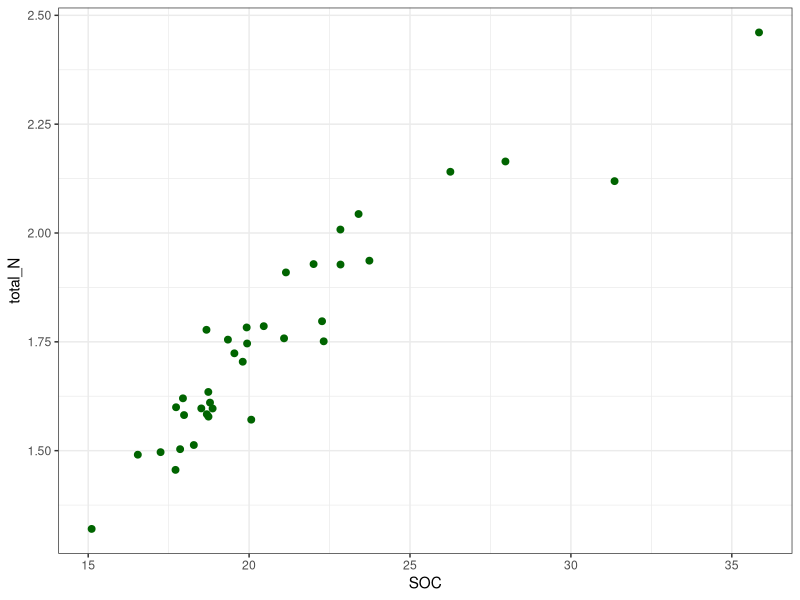
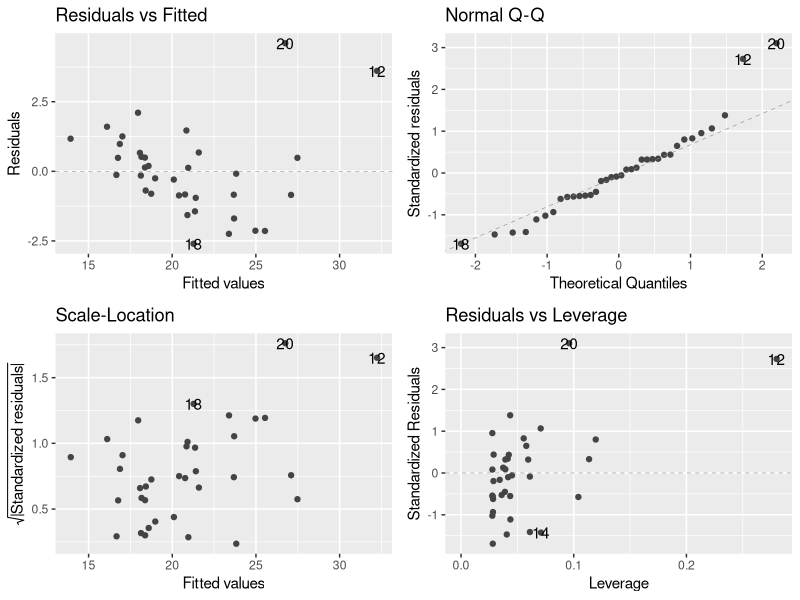
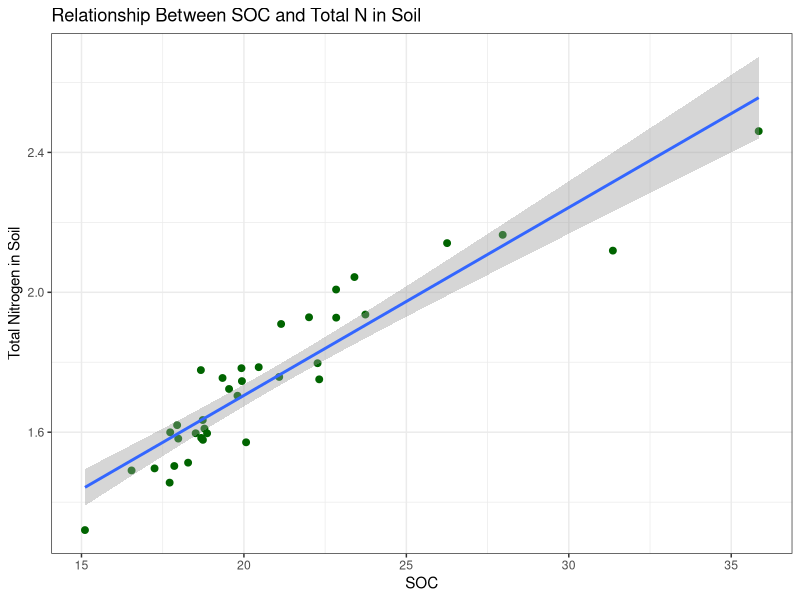
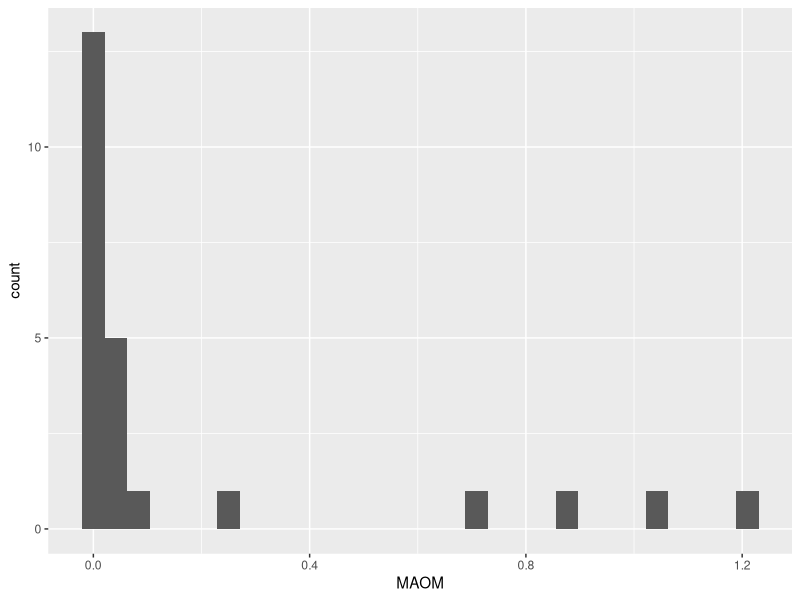
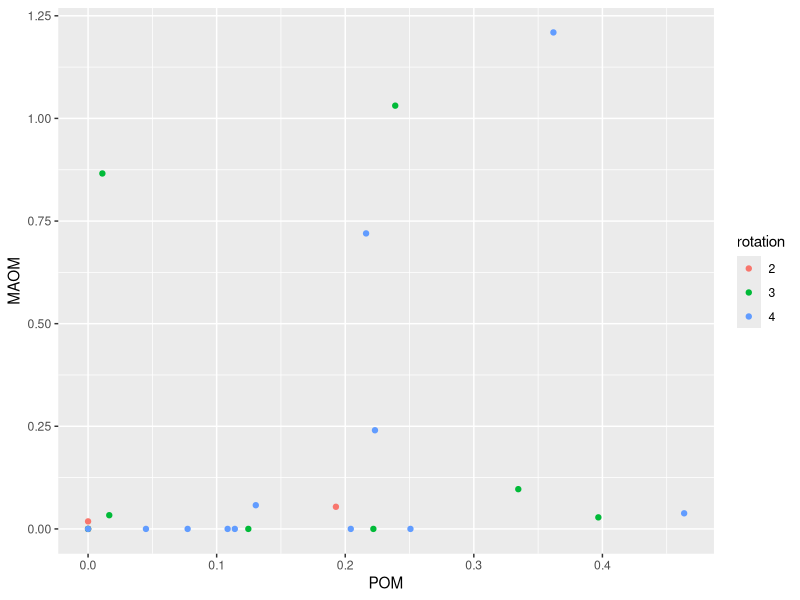
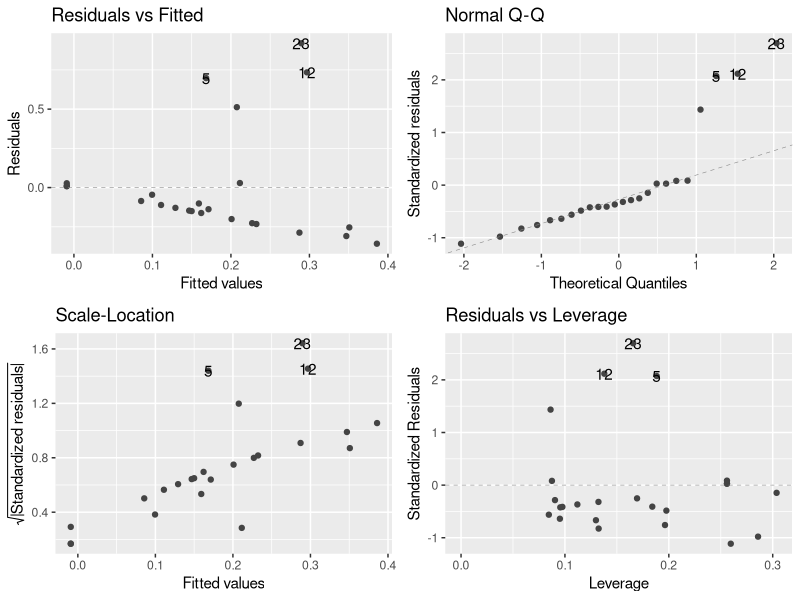
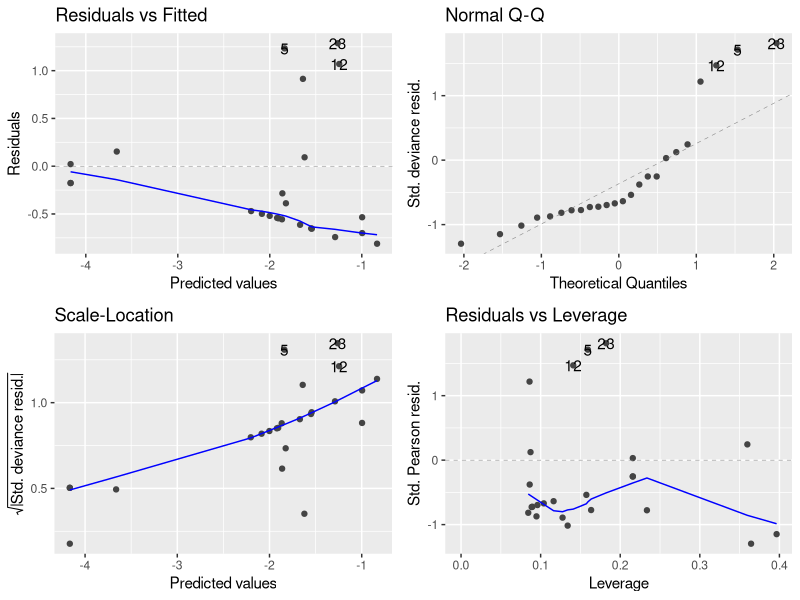
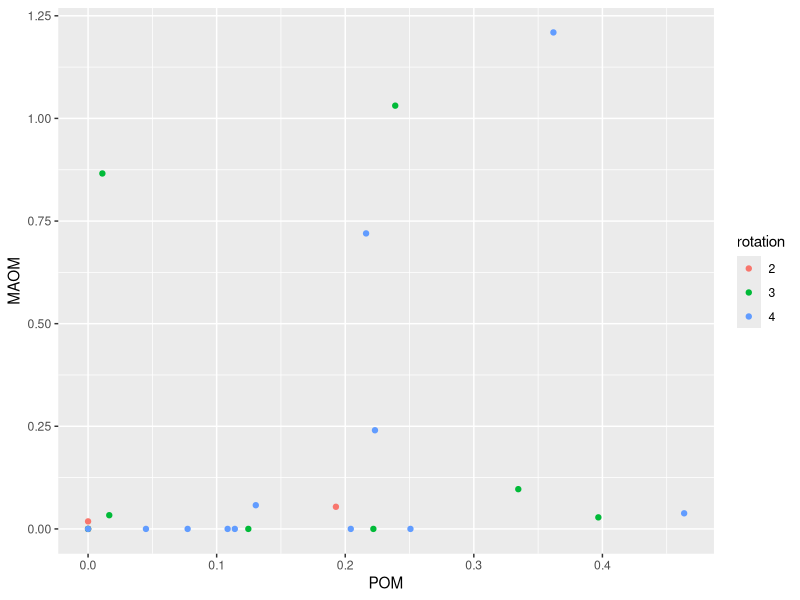

Recreate these plots in R, in order.
## ---- chunk 1
# set up R and clear R's brain
rm(list=ls())
library(tidyverse)
library(multcomp)
library(dplyr)
library(ggfortify)
library(here)
## ---- chunk 2
# read in cleaned file 
total_N_SOC <-  read_csv(here("Data", "SOC_total_N_clean.csv"))
## ---- chunk 3
# using glimpse() and view() to look at data 
glimpse(total_N_SOC)
view(total_N_SOC)
## ---- chunk 4
# find the mean and sd of total N
total_N_SOC|> summarise(
  mean_total_N = mean(total_N, na.rm = T),
  sd_total_N = sd(total_N, na.rm = T))

# find the mean and sd of SOC 
total_N_SOC |> summarise(
  mean_SOC = mean(SOC, na.rm = T), 
  sd_SOC = sd(SOC, na.rm = T))
## ---- chunk 5
# plot the relationships 
ggplot(total_N_SOC, 
  aes(x = SOC, y = total_N)) +
  geom_point(color = "darkgreen", size = 2) +
  theme_bw()
## ---- chunk 6
# make a model 
N_SOC_mod <- lm(SOC ~ total_N, data = total_N_SOC)
## ---- chunk 7
# check model assumptions
autoplot(N_SOC_mod, smooth.colour = NA)
## ---- chunk 8
# conduct test using anova
anova(N_SOC_mod)
summary(N_SOC_mod)
## ---- chunk 9
# making a clean model
ggplot(total_N_SOC, aes(x = SOC, y = total_N)) +
  geom_point(color = "darkgreen", size = 2) + 
  geom_smooth(method = 'lm') +
  labs( 
    title = "Relationship Between SOC and Total N in Soil",
    x = "SOC",
    y = "Total Nitrogen in Soil") +
  theme_bw()
## ---- chunk 10
# set up R 
rm(list=ls())
library(tidyverse)
library(multcomp)
library(dplyr)
library(ggfortify)
library(here)
## ---- chunk 11
# read in cleaned data file 
organic_matter <- read_csv(here("Data","organic_matter_clean.csv"))
## ---- chunk 12
glimpse(organic_matter)
levels(organic_matter)
view(organic_matter)
## ---- chunk 13
# making negative values 0
organic_matter_new <- organic_matter |>
  mutate(POM = if_else(POM < 0, 0, POM)) |>
  mutate(MAOM = if_else(MAOM < 0, 0 , MAOM))

view(organic_matter_new)
## ---- chunk 14
# changing rotation to a factor variable
organic_matter_new$rotation <- factor(organic_matter_new$rotation)
levels(organic_matter_new$rotation)
## ---- chunk 15
# summary stats for POM 
organic_matter_new|> group_by(rotation) |>
  summarise(
  mean_POM = mean(POM, na.rm = T),
  sd_POM = sd(POM, na.rm = T))

# summary stats for MAOM 
organic_matter_new|> group_by(rotation) |> 
  summarise(
  mean_MAOM = mean(MAOM, na.rm = T),
  sd_MAOM = sd(MAOM, na.rm = T))
## ---- chunk 16
# histogram of MAOM 
ggplot(organic_matter_new, aes(MAOM)) +
  geom_histogram()
## ---- chunk 17
# make a scatterplot
ggplot(organic_matter_new, aes(x = POM, y = MAOM, color = rotation)) +
  geom_point()
## ---- chunk 18
# build the model using lm
model_organic_matter <- lm(MAOM ~ POM + rotation, data = organic_matter_new)
## ---- chunk 19
# check assumptions
autoplot(model_organic_matter, smooth.colour = NA)
## ---- chunk 20
# using glm 
model_organic_matter1 <- glm(MAOM ~ POM + rotation, data = organic_matter_new, family = quasipoisson)

# running the analysis
autoplot(model_organic_matter1)
summary(model_organic_matter1)
## ---- chunk 21
# make a final graph
ggplot(model_organic_matter1, aes(x = POM, y = MAOM, color = rotation)) +
  geom_point()
